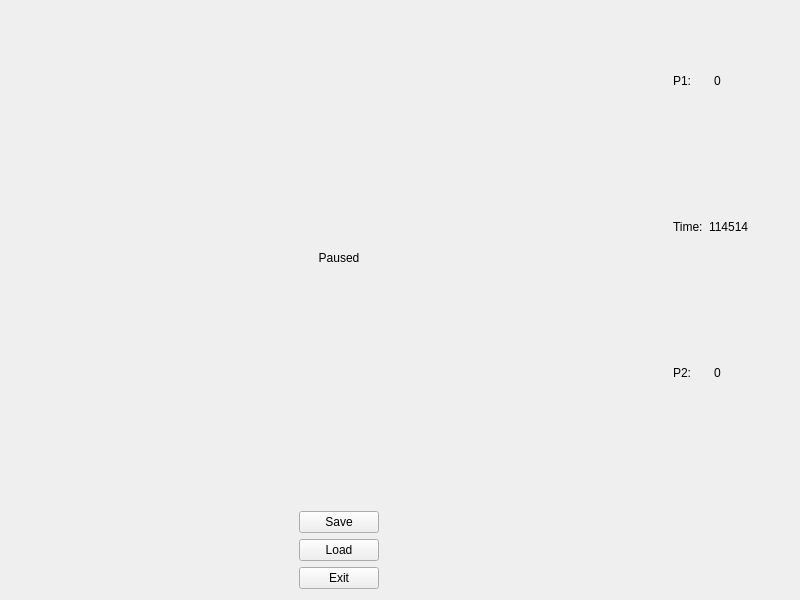
<?xml version="1.0" encoding="UTF-8"?>
<ui version="4.0">
    <class>Game</class>
    <widget class="QWidget" name="Game">
        <property name="enabled">
            <bool>true</bool>
        </property>
        <property name="geometry">
            <rect>
                <x>0</x>
                <y>0</y>
                <width>800</width>
                <height>600</height>
            </rect>
        </property>
        <property name="minimumSize">
            <size>
                <width>800</width>
                <height>600</height>
            </size>
        </property>
        <property name="maximumSize">
            <size>
                <width>800</width>
                <height>600</height>
            </size>
        </property>
        <property name="windowTitle">
            <string>Form</string>
        </property>
        <layout class="QHBoxLayout" name="horizontalLayout">
            <item>
                <layout class="QVBoxLayout" name="verticalLayout">
                    <item>
                        <widget class="QLabel" name="title">
                            <property name="text">
                                <string>Paused</string>
                            </property>
                            <property name="alignment">
                                <set>Qt::AlignCenter</set>
                            </property>
                        </widget>
                    </item>
                    <item>
                        <layout class="QHBoxLayout" name="horizontalLayout_5">
                            <item>
                                <spacer name="horizontalSpacer_2">
                                    <property name="orientation">
                                        <enum>Qt::Horizontal</enum>
                                    </property>
                                    <property name="sizeHint" stdset="0">
                                        <size>
                                            <width>40</width>
                                            <height>20</height>
                                        </size>
                                    </property>
                                </spacer>
                            </item>
                            <item>
                                <layout class="QVBoxLayout" name="verticalLayout_2">
                                    <item>
                                        <widget class="QPushButton" name="save">
                                            <property name="text">
                                                <string>Save</string>
                                            </property>
                                        </widget>
                                    </item>
                                    <item>
                                        <widget class="QPushButton" name="load">
                                            <property name="text">
                                                <string>Load</string>
                                            </property>
                                        </widget>
                                    </item>
                                    <item>
                                        <widget class="QPushButton" name="exit">
                                            <property name="sizePolicy">
                                                <sizepolicy hsizetype="Fixed" vsizetype="Fixed">
                                                    <horstretch>0</horstretch>
                                                    <verstretch>0</verstretch>
                                                </sizepolicy>
                                            </property>
                                            <property name="text">
                                                <string>Exit</string>
                                            </property>
                                        </widget>
                                    </item>
                                </layout>
                            </item>
                            <item>
                                <spacer name="horizontalSpacer_3">
                                    <property name="orientation">
                                        <enum>Qt::Horizontal</enum>
                                    </property>
                                    <property name="sizeHint" stdset="0">
                                        <size>
                                            <width>40</width>
                                            <height>20</height>
                                        </size>
                                    </property>
                                </spacer>
                            </item>
                        </layout>
                    </item>
                </layout>
            </item>
            <item>
                <layout class="QVBoxLayout" name="scoreBoard">
                    <item>
                        <layout class="QHBoxLayout" name="horizontalLayout_3">
                            <item>
                                <widget class="QLabel" name="p1">
                                    <property name="text">
                                        <string>P1:</string>
                                    </property>
                                </widget>
                            </item>
                            <item>
                                <widget class="QLabel" name="p1Score">
                                    <property name="text">
                                        <string>0</string>
                                    </property>
                                </widget>
                            </item>
                        </layout>
                    </item>
                    <item>
                        <layout class="QHBoxLayout" name="horizontalLayout_2">
                            <item>
                                <widget class="QLabel" name="time">
                                    <property name="text">
                                        <string>Time:</string>
                                    </property>
                                </widget>
                            </item>
                            <item>
                                <widget class="QLabel" name="timeValue">
                                    <property name="text">
                                        <string>114514</string>
                                    </property>
                                </widget>
                            </item>
                        </layout>
                    </item>
                    <item>
                        <layout class="QHBoxLayout" name="horizontalLayout_4">
                            <item>
                                <widget class="QLabel" name="p2">
                                    <property name="enabled">
                                        <bool>true</bool>
                                    </property>
                                    <property name="text">
                                        <string>P2:</string>
                                    </property>
                                </widget>
                            </item>
                            <item>
                                <widget class="QLabel" name="p2Score">
                                    <property name="enabled">
                                        <bool>true</bool>
                                    </property>
                                    <property name="text">
                                        <string>0</string>
                                    </property>
                                </widget>
                            </item>
                        </layout>
                    </item>
                    <item>
                        <layout class="QHBoxLayout" name="horizontalLayout_6">
                            <item>
                                <widget class="QLabel" name="status">
                                    <property name="text">
                                        <string/>
                                    </property>
                                </widget>
                            </item>
                        </layout>
                    </item>
                </layout>
            </item>
            <item>
                <spacer name="horizontalSpacer">
                    <property name="orientation">
                        <enum>Qt::Horizontal</enum>
                    </property>
                    <property name="sizeType">
                        <enum>QSizePolicy::Fixed</enum>
                    </property>
                    <property name="sizeHint" stdset="0">
                        <size>
                            <width>40</width>
                            <height>20</height>
                        </size>
                    </property>
                </spacer>
            </item>
        </layout>
    </widget>
    <resources/>
    <connections/>
</ui>
